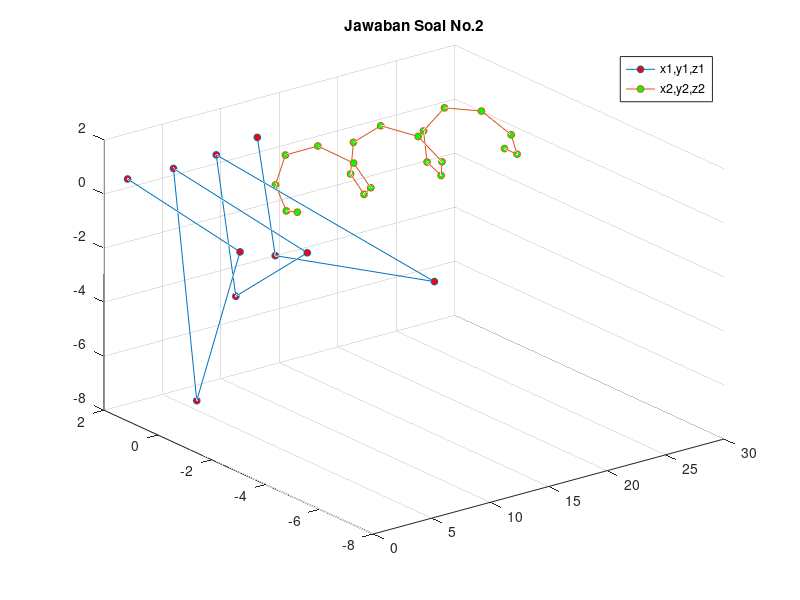

Write MATLAB code to recreate this figure.
clc
clear

x1 = [0 1 2 3 4 5 6 7 8 9 10];
y1 = tan(x1);
z1 = cot(x1);

x2 = [10 11 12 13 14 15 16 17 18 19 20 21 22 23 24 25 26 27 28 29 30];
y2 = cos(x2);
z2 = sin(x2);

plot3(x1,y1,z1,'-o','MarkerFaceColor','r','MarkerSize',5);
hold on
plot3(x2,y2,z2,'-o','MarkerFaceColor','g','MarkerSize',5);
set(gca,'XGrid','on')
set(gca,'ZGrid','on')
legend('x1,y1,z1','x2,y2,z2')
title('Jawaban Soal No.2');
hold off